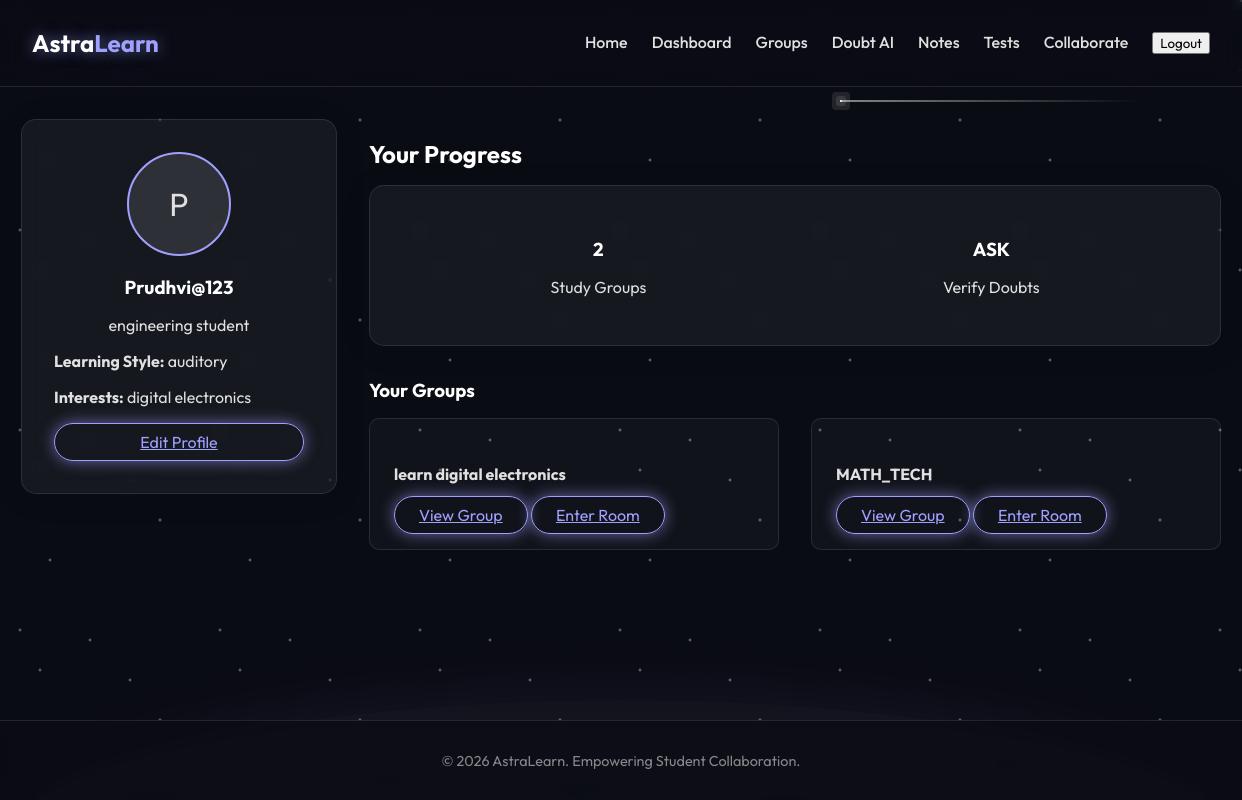
Page /dashboard/ (signed in) on the committed database.
### accounts/models.py (models this page shows, shortened)
class CustomUser(AbstractUser):
    bio = models.TextField(max_length=500, blank=True)
    LEARNING_STYLES = [
        ('visual', 'Visual'),
        ('auditory', 'Auditory'),
        ('reading', 'Reading/Writing'),
        ('kinesthetic', 'Kinesthetic'),
    ]
    learning_style = models.CharField(max_length=20, choices=LEARNING_STYLES, default='visual')
    interests = models.CharField(max_length=255, blank=True, help_text="Comma-separated topics (e.g., Math, Physics, Coding)")
    avatar = models.ImageField(upload_to='avatars/', blank=True, null=True)

### groups/models.py (models this page shows, shortened)
class StudyGroup(models.Model):
    name = models.CharField(max_length=200)
    description = models.TextField(blank=True)
    subject = models.CharField(max_length=100)
    members = models.ManyToManyField(settings.AUTH_USER_MODEL, related_name='study_groups')
    created_at = models.DateTimeField(auto_now_add=True)
    preferred_learning_style = models.CharField(max_length=20, choices=[('Any', 'Any'), ('Visual', 'Visual'), ('Auditory', 'Auditory')])
    difficulty_level = models.CharField(max_length=20, choices=[('Beginner', 'Beginner'), ('Intermediate', 'Intermediate'), ('Advanced', 'Advanced')])
    ai_schedule = models.JSONField(null=True, blank=True, help_text="Day-to-day learning schedule and notes generated by AI")
    schedule_last_updated = models.DateTimeField(null=True, blank=True)

### dashboard/views.py (the view)
# urls.py: path('', views.dashboard, name='dashboard'),
@login_required
def dashboard(request):
    user = request.user
    groups = user.study_groups.all()
    progress_count = UserProgress.objects.filter(user=user).count()
    context = {
        'user': user,
        'groups': groups,
        'progress_count': progress_count,
    }
    return render(request, 'dashboard/dashboard.html', context)

### templates/dashboard/dashboard.html
{% extends 'base.html' %}
{% block content %}
<div style="display: flex; gap: 2rem; align-items: start;">
    <div class="glass-panel" style="width: 250px; text-align: center;">
        {% if user.avatar %}
        <img src="{{ user.avatar.url }}" alt="Avatar"
            style="width: 100px; height: 100px; border-radius: 50%; border: 2px solid var(--primary-color);">
        {% else %}
        <div
            style="width: 100px; height: 100px; border-radius: 50%; border: 2px solid var(--primary-color); background: rgba(255,255,255,0.1); display: flex; align-items: center; justify-content: center; margin: auto; font-size: 2rem;">
            {{ user.username|first|upper }}
        </div>
        {% endif %}
        <h3>{{ user.username }}</h3>
        <p>{{ user.bio }}</p>
        <div style="margin-top: 1rem; text-align: left;">
            <p><strong>Learning Style:</strong> {{ user.learning_style }}</p>
            <p><strong>Interests:</strong> {{ user.interests }}</p>
        </div>
        <a href="#" class="btn-glow" style="margin-top: 1rem; display: block;">Edit Profile</a>
    </div>
    <div style="flex: 1;">
        <h2>Your Progress</h2>
        <div class="glass-panel" style="display: flex; justify-content: space-around; text-align: center;">
            <div>
                <h3>{{ groups.count }}</h3>
                <p>Study Groups</p>
            </div>
            <div>
                <h3><a href="{% url 'doubt_ai_chat' %}" style="color: white; text-decoration: none;">ASK</a></h3>
                <p>Verify Doubts</p>
            </div>
        </div>
        <h3>Your Groups</h3>
        <div class="card-grid">
            {% for group in groups %}
            <div class="card">
                <h4>{{ group.name }}</h4>
                <a href="{% url 'group_detail' group.pk %}" class="btn-glow">View Group</a>
                <a href="{% url 'collaborate_room' group.pk %}" class="btn-glow">Enter Room</a>
            </div>
            {% empty %}
            <p>You are not in any groups. <a href="{% url 'group_list' %}">Join one!</a></p>
            {% endfor %}
        </div>
    </div>
</div>
{% endblock %}

### static/css/style.css (style rules this page uses)
:root { --primary-color: #A0A0FF; --secondary-color: #50C8FF; --accent-glow: 0 0 15px rgba(160, 160, 255, 0.6); --bg-dark: #0B0C15; --glass-bg: rgba(255, 255, 255, 0.05); --glass-border: 1px solid rgba(255, 255, 255, 0.1); --text-color: #E0E0E0; --font-family: 'Outfit', sans-serif; }
body { background-color: var(--bg-dark); color: var(--text-color); font-family: var(--font-family); margin: 0; padding: 0; overflow-x: hidden; min-height: 100vh; display: flex; flex-direction: column; }
.btn-glow { padding: 0.5rem 1.5rem; border: 1px solid var(--primary-color); border-radius: 20px; background: transparent; color: var(--primary-color); box-shadow: var(--accent-glow); transition: all 0.3s ease; }
.glass-panel { background: var(--glass-bg); backdrop-filter: blur(10px); border: var(--glass-border); border-radius: 15px; padding: 2rem; box-shadow: 0 4px 30px rgba(0, 0, 0, 0.1); margin-bottom: 2rem; }
h1, h2, h3 { color: white; margin-bottom: 1rem; }
.card-grid { display: grid; grid-template-columns: repeat(auto-fit, minmax(300px, 1fr)); gap: 2rem; }
.card { background: rgba(255, 255, 255, 0.03); border: var(--glass-border); padding: 1.5rem; border-radius: 10px; transition: transform 0.3s ease, box-shadow 0.3s ease; }

### rows in the picture
CustomUser: username|first "P", username "Prudhvi@123", bio "engineering student", learning_style "auditory", interests "digital electronics"
StudyGroup: name "learn digital electronics"
StudyGroup: name "MATH_TECH"

### other values in the picture
{{ groups.count }} "2"
